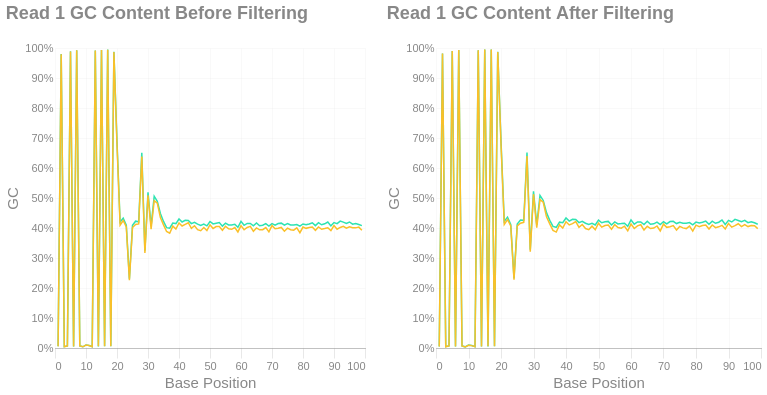

Source (notebook cell):
### Markdown cell above
## GC Content
This reflects the percent G or C bases at each position a long a read. Each line corresponds to the average within a sample.

### Read 1

### Code cell
gc_r1 = (
    alt.Chart(fp.gc_curves, width = 310, height = 300)
    .transform_window(index='row_number()')
    .transform_fold(list(fp.qual_curves.columns), as_ = ['Sample', 'GC'])
    .mark_line(strokeWidth = 1.5)
    .encode(
        x=alt.X('index:Q', title = "Base Position"),
        y=alt.Y('GC:Q').axis(format = "%"),
        color=alt.Color("Sample:N", legend = None).scale(scheme='turbo')
    )
    .properties(title=alt.Title('Read 1 GC Content Before Filtering'))
)

gc_r1_after = (
    alt.Chart(fp.gc_curves_after, width = 325, height = 300)
    .transform_window(index='row_number()')
    .transform_fold(list(fp.qual_curves_after.columns), as_ = ['Sample', 'GC'])
    .mark_line(strokeWidth = 1.5)
    .encode(
        x=alt.X('index:Q', title = "Base Position"),
        y=alt.Y('GC:Q').axis(format = "%"),
        color=alt.Color("Sample:N", legend = None).scale(scheme='turbo')
    )
    .properties(title=alt.Title('Read 1 GC Content After Filtering'))
)

gc_r1 | gc_r1_after

### Figure 1 — Vega-Lite specification as saved in the notebook (floating-point values rounded to 4 significant figures)
{"width": "container", "height": 400, "config": {"title": {"anchor": "start", "dy": -15, "fontSize": 18, "color": "#888888", "subtitleColor": "#888888", "subtitleFontSize": 14}, "arc": {"fill": "#0072B2"}, "axis": {"domainColor": "#888888", "domainWidth": 0.5, "gridWidth": 0.2, "grid": false, "titleFontWeight": 400, "titleFontSize": 15, "labelFontSize": 11, "labelColor": "#888888", "tickColor": "#888888", "tickWidth": 0.2, "titleColor": "#888888"}, "axisBand": {"grid": false}, "axisX": {"grid": true, "tickSize": 10, "domainCap": "round"}, "axisY": {"domain": false, "grid": true, "tickSize": 0, "domainCap": "round"}, "background": "transparent", "header": {"labelFontSize": 15, "labelColor": "#888888", "titleFontSize": 15, "titleFontWeight": 600, "titleColor": "#888888"}, "legend": {"labelFont": "sans-serif", "labelFontSize": 12, "labelColor": "#888888", "symbolSize": 100, "symbolType": "circle", "titleFontSize": 12, "titlePadding": 10, "titleColor": "#888888", "title": null}, "range": {"category": ["#E69F00", "#56B4E9", "#009E73", "#F0E442", "#0072B2", "#D55E00", "#CC79A7", "#000000"], "diverging": ["#cfe8f3", "#a2d4ec", "#73bfe2", "#46abdb", "#1696d2", "#12719e"]}, "area": {"fill": "#0072B2", "fillOpacity": 0.7, "line": true, "strokeOpacity": 0.7}, "line": {"color": "#0072B2", "stroke": "#0072B2", "strokeWidth": 2}, "trail": {"color": "#0072B2", "stroke": "#0072B2", "strokeWidth": 0, "size": 1}, "point": {"filled": true, "fillOpacity": 1.0, "size": 95}, "text": {"color": "#888888", "fontSize": 11, "align": "right", "fontWeight": 400, "size": 11}, "bar": {"fill": "#0072B2", "stroke": null}, "view": {"stroke": null, "continuousWidth": 660, "continuousHeight": 400}}, "hconcat": [{"data": {"name": "data-e613c7e9c292c0eed53890189af8442a"}, "mark": {"type": "line", "strokeWidth": 1.5}, "encoding": {"color": {"field": "Sample", "legend": null, "scale": {"scheme": "turbo"}, "type": "nominal"}, "x": {"field": "index", "title": "Base Position", "type": "quantitative"}, "y": {"axis": {"format": "%"}, "field": "GC", "type": "quantitative"}}, "height": 300, "title": {"text": "Read 1 GC Content Before Filtering"}, "transform": [{"window": [{"op": "row_number", "field": "", "as": "index"}]}, {"fold": ["sample1", "sample2"], "as": ["Sample", "GC"]}], "width": 310}, {"data": {"name": "data-d81ab8d99ed067c99dca49b33fecfb7e"}, "mark": {"type": "line", "strokeWidth": 1.5}, "encoding": {"color": {"field": "Sample", "legend": null, "scale": {"scheme": "turbo"}, "type": "nominal"}, "x": {"field": "index", "title": "Base Position", "type": "quantitative"}, "y": {"axis": {"format": "%"}, "field": "GC", "type": "quantitative"}}, "height": 300, "title": {"text": "Read 1 GC Content After Filtering"}, "transform": [{"window": [{"op": "row_number", "field": "", "as": "index"}]}, {"fold": ["sample1", "sample2"], "as": ["Sample", "GC"]}], "width": 325}], "$schema": "https://vega.github.io/schema/vega-lite/v6.4.1.json", "datasets": {"data-e613c7e9c292c0eed53890189af8442a": [{"sample1": 0.005472, "sample2": 0.005406}, {"sample1": 0.9799, "sample2": 0.9793}, {"sample1": 0.004508, "sample2": 0.004432}, {"sample1": 0.007108, "sample2": 0.007299}, {"sample1": 0.9894, "sample2": 0.9886}, {"sample1": 0.005169, "sample2": 0.0051}, {"sample1": 0.9928, "sample2": 0.9927}, {"sample1": 0.006978, "sample2": 0.006708}, {"sample1": 0.004009, "sample2": 0.003929}, {"sample1": 0.01014, "sample2": 0.009707}, {"sample1": 0.008202, "sample2": 0.008153}, {"sample1": 0.004345, "sample2": 0.004454}, {"sample1": 0.9915, "sample2": 0.9918}, {"sample1": 0.005277, "sample2": 0.005472}, {"sample1": 0.9933, "sample2": 0.9929}, {"sample1": 0.005498, "sample2": 0.005564}, {"sample1": 0.9948, "sample2": 0.9945}, {"sample1": 0.005602, "sample2": 0.005901}, {"sample1": 0.9873, "sample2": 0.9864}, {"sample1": 0.6875, "sample2": 0.6776}, {"sample1": 0.4198, "sample2": 0.4093}, {"sample1": 0.4326, "sample2": 0.425}, {"sample1": 0.4095, "sample2": 0.4039}, {"sample1": 0.2308, "sample2": 0.2259}, {"sample1": 0.4088, "sample2": 0.4015}, {"sample1": 0.4227, "sample2": 0.412}, {"sample1": 0.4207, "sample2": 0.4134}, {"sample1": 0.6506, "sample2": 0.6382}, {"sample1": 0.3241, "sample2": 0.3169}, {"sample1": 0.5188, "sample2": 0.5091}, {"sample1": 0.4062, "sample2": 0.396}, {"sample1": 0.506, "sample2": 0.4909}, {"sample1": 0.4892, "sample2": 0.4829}, {"sample1": 0.4483, "sample2": 0.4348}, {"sample1": 0.4219, "sample2": 0.4105}, {"sample1": 0.4012, "sample2": 0.3884}, {"sample1": 0.3992, "sample2": 0.3827}, {"sample1": 0.4163, "sample2": 0.4062}, {"sample1": 0.4148, "sample2": 0.3968}, {"sample1": 0.4299, "sample2": 0.4166}, {"sample1": 0.42, "sample2": 0.4067}, {"sample1": 0.4257, "sample2": 0.412}, {"sample1": 0.4249, "sample2": 0.4175}, {"sample1": 0.4146, "sample2": 0.399}, {"sample1": 0.4186, "sample2": 0.4074}, {"sample1": 0.4129, "sample2": 0.3944}, {"sample1": 0.4085, "sample2": 0.3912}, {"sample1": 0.413, "sample2": 0.4018}, {"sample1": 0.4072, "sample2": 0.3914}, {"sample1": 0.4218, "sample2": 0.4109}, {"sample1": 0.4137, "sample2": 0.3986}, {"sample1": 0.4162, "sample2": 0.4047}, {"sample1": 0.4184, "sample2": 0.405}, {"sample1": 0.4062, "sample2": 0.3926}, {"sample1": 0.4161, "sample2": 0.406}, {"sample1": 0.4102, "sample2": 0.3975}, {"sample1": 0.4104, "sample2": 0.3956}, {"sample1": 0.4125, "sample2": 0.4017}, {"sample1": 0.4023, "sample2": 0.3869}, {"sample1": 0.4221, "sample2": 0.408}, {"sample1": 0.4091, "sample2": 0.3941}, {"sample1": 0.4153, "sample2": 0.4019}, {"sample1": 0.4153, "sample2": 0.4054}, {"sample1": 0.4073, "sample2": 0.3892}, {"sample1": 0.4166, "sample2": 0.4003}, {"sample1": 0.4074, "sample2": 0.394}, {"sample1": 0.4092, "sample2": 0.3944}, {"sample1": 0.4144, "sample2": 0.4015}, {"sample1": 0.4067, "sample2": 0.3871}, {"sample1": 0.4148, "sample2": 0.4079}, {"sample1": 0.4093, "sample2": 0.3973}, {"sample1": 0.4151, "sample2": 0.399}, {"sample1": 0.4162, "sample2": 0.4019}, {"sample1": 0.4096, "sample2": 0.3893}, {"sample1": 0.4146, "sample2": 0.3997}, {"sample1": 0.4099, "sample2": 0.3943}, {"sample1": 0.4103, "sample2": 0.3926}, {"sample1": 0.4118, "sample2": 0.4003}, {"sample1": 0.4061, "sample2": 0.3844}, {"sample1": 0.4135, "sample2": 0.4032}, {"sample1": 0.4108, "sample2": 0.3988}, {"sample1": 0.4136, "sample2": 0.4014}, {"sample1": 0.4174, "sample2": 0.4031}, {"sample1": 0.4079, "sample2": 0.3921}, {"sample1": 0.4176, "sample2": 0.4035}, {"sample1": 0.4108, "sample2": 0.3958}, {"sample1": 0.4139, "sample2": 0.398}, {"sample1": 0.42, "sample2": 0.401}, {"sample1": 0.4071, "sample2": 0.3915}, {"sample1": 0.4181, "sample2": 0.4079}, {"sample1": 0.4146, "sample2": 0.3959}, {"sample1": 0.4231, "sample2": 0.4019}, {"sample1": 0.4196, "sample2": 0.4057}, {"sample1": 0.4151, "sample2": 0.3993}, {"sample1": 0.42, "sample2": 0.4041}, {"sample1": 0.4128, "sample2": 0.4006}, {"sample1": 0.415, "sample2": 0.4004}, {"sample1": 0.4117, "sample2": 0.4029}, {"sample1": 0.408, "sample2": 0.3922}], "data-d81ab8d99ed067c99dca49b33fecfb7e": [{"sample1": 0.005324, "sample2": 0.00533}, {"sample1": 0.9819, "sample2": 0.9818}, {"sample1": 0.004468, "sample2": 0.004313}, {"sample1": 0.006889, "sample2": 0.007168}, {"sample1": 0.9902, "sample2": 0.99}, {"sample1": 0.005167, "sample2": 0.005122}, {"sample1": 0.9936, "sample2": 0.9934}, {"sample1": 0.006998, "sample2": 0.006592}, {"sample1": 0.003854, "sample2": 0.003664}, {"sample1": 0.009744, "sample2": 0.0093}, {"sample1": 0.007997, "sample2": 0.007915}, {"sample1": 0.004179, "sample2": 0.004399}, {"sample1": 0.9924, "sample2": 0.9925}, {"sample1": 0.005251, "sample2": 0.005404}, {"sample1": 0.9949, "sample2": 0.9947}, {"sample1": 0.005324, "sample2": 0.005489}, {"sample1": 0.9949, "sample2": 0.9946}, {"sample1": 0.00548, "sample2": 0.005869}, {"sample1": 0.9875, "sample2": 0.9864}, {"sample1": 0.6899, "sample2": 0.681}, {"sample1": 0.4222, "sample2": 0.4121}, {"sample1": 0.4362, "sample2": 0.4284}, {"sample1": 0.4122, "sample2": 0.407}, {"sample1": 0.2323, "sample2": 0.2274}, {"sample1": 0.4134, "sample2": 0.407}, {"sample1": 0.4267, "sample2": 0.416}, {"sample1": 0.4258, "sample2": 0.4189}, {"sample1": 0.6512, "sample2": 0.6401}, {"sample1": 0.3274, "sample2": 0.3207}, {"sample1": 0.5223, "sample2": 0.5127}, {"sample1": 0.4102, "sample2": 0.4008}, {"sample1": 0.5089, "sample2": 0.4948}, {"sample1": 0.4919, "sample2": 0.4859}, {"sample1": 0.4511, "sample2": 0.4376}, {"sample1": 0.4254, "sample2": 0.4138}, {"sample1": 0.4051, "sample2": 0.3922}, {"sample1": 0.4024, "sample2": 0.3865}, {"sample1": 0.4195, "sample2": 0.4103}, {"sample1": 0.4175, "sample2": 0.3997}, {"sample1": 0.4332, "sample2": 0.4211}, {"sample1": 0.4228, "sample2": 0.4102}, {"sample1": 0.4288, "sample2": 0.4145}, {"sample1": 0.4283, "sample2": 0.4216}, {"sample1": 0.418, "sample2": 0.4019}, {"sample1": 0.4221, "sample2": 0.4115}, {"sample1": 0.4159, "sample2": 0.3981}, {"sample1": 0.4122, "sample2": 0.3942}, {"sample1": 0.4155, "sample2": 0.4061}, {"sample1": 0.4101, "sample2": 0.3941}, {"sample1": 0.426, "sample2": 0.416}, {"sample1": 0.4176, "sample2": 0.4028}, {"sample1": 0.4207, "sample2": 0.4082}, {"sample1": 0.4221, "sample2": 0.41}, {"sample1": 0.4101, "sample2": 0.3961}, {"sample1": 0.4202, "sample2": 0.4112}, {"sample1": 0.4137, "sample2": 0.4018}, {"sample1": 0.4147, "sample2": 0.3993}, {"sample1": 0.4161, "sample2": 0.4059}, {"sample1": 0.4058, "sample2": 0.3906}, {"sample1": 0.4272, "sample2": 0.4131}, {"sample1": 0.4128, "sample2": 0.3984}, {"sample1": 0.42, "sample2": 0.4071}, {"sample1": 0.4203, "sample2": 0.4108}, {"sample1": 0.4117, "sample2": 0.3933}, {"sample1": 0.4224, "sample2": 0.4057}, {"sample1": 0.4124, "sample2": 0.3981}, {"sample1": 0.4138, "sample2": 0.3998}, {"sample1": 0.4197, "sample2": 0.4067}, {"sample1": 0.4116, "sample2": 0.3902}, {"sample1": 0.4208, "sample2": 0.413}, {"sample1": 0.4139, "sample2": 0.4022}, {"sample1": 0.4214, "sample2": 0.4045}, {"sample1": 0.4221, "sample2": 0.4079}, {"sample1": 0.4148, "sample2": 0.3932}, {"sample1": 0.4192, "sample2": 0.4054}, {"sample1": 0.4157, "sample2": 0.4003}, {"sample1": 0.4159, "sample2": 0.398}, {"sample1": 0.418, "sample2": 0.4063}, {"sample1": 0.4106, "sample2": 0.3896}, {"sample1": 0.4196, "sample2": 0.4095}, {"sample1": 0.4164, "sample2": 0.4045}, {"sample1": 0.4193, "sample2": 0.4085}, {"sample1": 0.423, "sample2": 0.4099}, {"sample1": 0.4125, "sample2": 0.3968}, {"sample1": 0.423, "sample2": 0.4101}, {"sample1": 0.4157, "sample2": 0.4011}, {"sample1": 0.4192, "sample2": 0.4039}, {"sample1": 0.4268, "sample2": 0.4088}, {"sample1": 0.4119, "sample2": 0.3968}, {"sample1": 0.4253, "sample2": 0.415}, {"sample1": 0.4201, "sample2": 0.4027}, {"sample1": 0.4288, "sample2": 0.4079}, {"sample1": 0.4252, "sample2": 0.4141}, {"sample1": 0.4209, "sample2": 0.4046}, {"sample1": 0.4253, "sample2": 0.4114}, {"sample1": 0.4176, "sample2": 0.4048}, {"sample1": 0.4208, "sample2": 0.4084}, {"sample1": 0.4175, "sample2": 0.4077}, {"sample1": 0.4124, "sample2": 0.398}]}}
